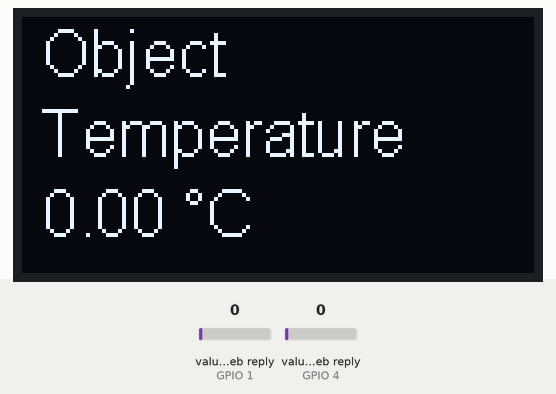
Simulated run of this sketch. Board: ESP32. On the bench: 128×64 one-colour display. The inputs (shaded band) are chosen by the test bench; at power-on: value in the web reply (sensors on GPIO 1, GPIO 4) 0. WiFi joins after 1.5 s; servers stay silent unless stated; web services answer with replies made up by the test bench; what the sketch prints to the serial monitor is not drawn.

Above: at 3.3 s.
3.4 s: value in the web reply (sensor on GPIO 1) set to 2
At 10.7 s:
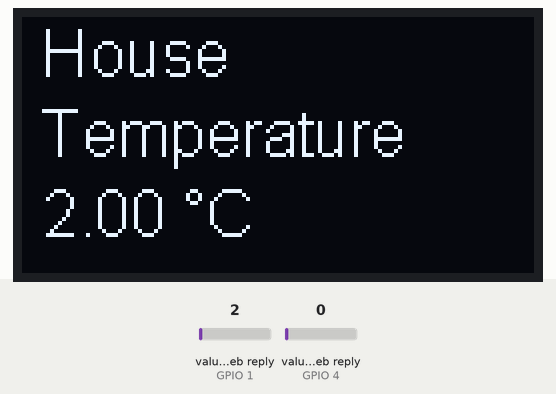
13.5 s: value in the web reply (sensor on GPIO 4) set to 2
At 17.3 s:
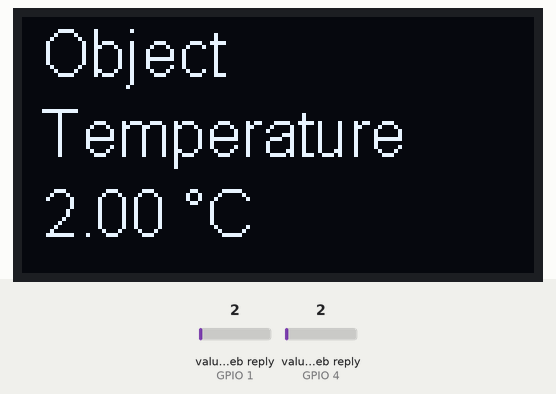
20.2 s: value in the web reply (sensor on GPIO 1) set to 25
At 24.3 s:
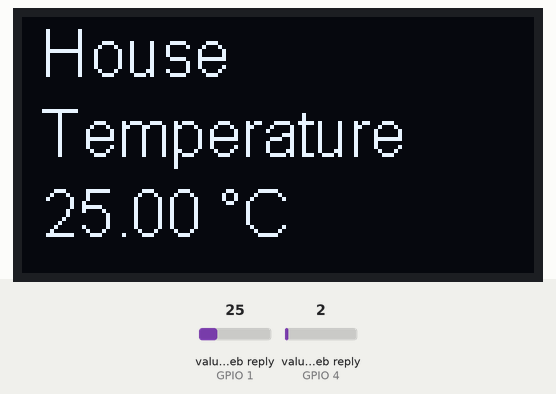
27.5 s: value in the web reply (sensor on GPIO 4) set to 25
At 32.2 s:
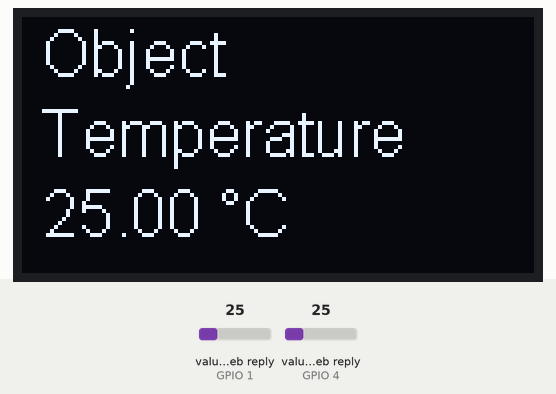
34.2 s: value in the web reply (sensor on GPIO 1) set to 50
At 38.0 s:
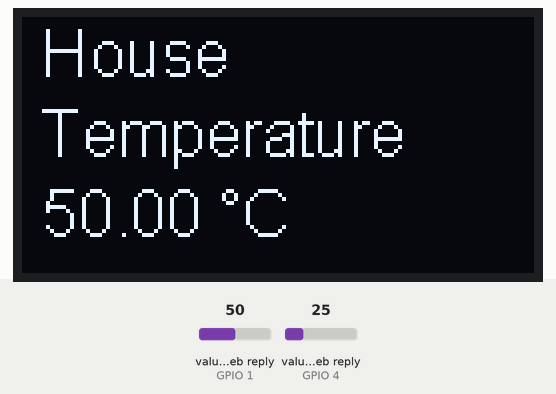
41.5 s: value in the web reply (sensor on GPIO 4) set to 50
At 45.9 s:
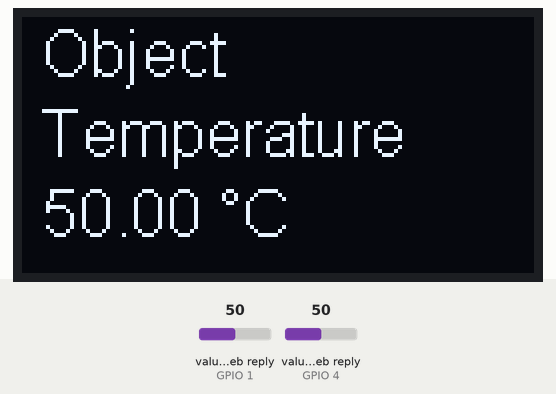
Timing chart, 0 to 47.4 s (numbered marks = the images above; inputs shaded):
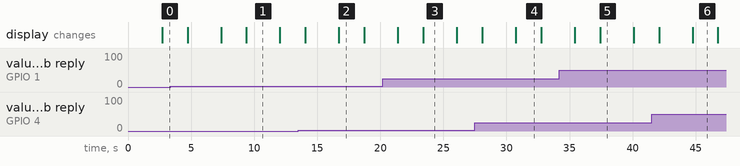

The sketch:

Read_MLX90_SummerHouse_From_ThingSpeak.ino
```cpp
/*Peter Rhoades©:
Saturday 19/12/22:
Read data from thingSpeak Channel inc TDS,Dallas,DHT22,BH1750,OLED Print®:
Folder TDS_Dallas_DHT22_BH1750_Read_ThingSpeak_OLED_Print:
Developed by: Rahul Shrivastava using ThingSpeak Library:
*/
#include "SH1106Wire.h" //OLED Display Driver:
#include <WiFi.h>
#include "ThingSpeak.h" //Always Include ThingSpeak Header File:
char ssid[] = "VM5774222"; //Network SSID:
char password[] = "b3rVddgtbvmp"; //Network Password:
WiFiClient  client;
unsigned long ReadChannelNumber = 1396346; //Read Channel Number:
const char * ReadAPIKey = "IOKJYS8558STU0YW"; //and API Key:
unsigned long ReadChannelNumberA = 1341661; //Read Channel Number:
const char * ReadAPIKeyA = "PJPXZGAIKRFQUC8R"; //and API Key:
int DL = 1000;
SH1106Wire display(0x3c, SDA, SCL); //OLED Display Driver:

void setup()
{
  Serial.begin(9600);
  Serial.println("In Setup");
  WiFi.mode(WIFI_STA);
  ThingSpeak.begin(client);  // Initialize ThingSpeak
      display.init(); //Initialize OLED Display Driver:
      display.flipScreenVertically(); //OLED Display Command:
      display.setFont(ArialMT_Plain_10); //OLED Display Command:
      display.setTextAlignment(TEXT_ALIGN_LEFT); //OLED Display Command:
      display.drawString(15, 10, "ThingSpeak Reciver");
      display.setFont(ArialMT_Plain_10);
      display.drawString(0, 30, "ESP32 With OLED Display");
      display.display();
  wificonnect();
 }

void wificonnect()
 {
 WiFi.begin(ssid, password);
  Serial.println(".....Conneting to Home WiFi.....");
   while(WiFi.status() != WL_CONNECTED){
  Serial.print("...");
 delay(500);
 }
 Serial.println();
  Serial.print(WiFi.SSID());
   Serial.print(".......");
    Serial.println(WiFi.localIP());
     Serial.println("");
    Serial.println("Read_MLX90_SummerHouse_From_ThingSpeak:");
  Serial.println('\n');
 delay(500);
 }

void loop()
{
 float tempC = ThingSpeak.readFloatField(ReadChannelNumber, 4, ReadAPIKey);
 float tempaC = ThingSpeak.readFloatField(ReadChannelNumberA, 1, ReadAPIKeyA);
 int statusCode = ThingSpeak.getLastReadStatus();
  Serial.print("Status Code "); Serial.print(statusCode); Serial.println(" ThingSpeak Read Completed\n");

Serial.print("Object Temperature: "); Serial.print(tempC); Serial.println ("°C ");
Serial.print("House Temperature: "); Serial.print(tempaC); Serial.println ("°C ");
Serial.println("");
   display.clear();
    display.setFont(ArialMT_Plain_16);
     display.drawString(5, 0, "Object");
      display.drawString(5, 20, "Temperature");
       display.drawString(5, 40, String(tempC) + " °C");
        display.display();
         delay(2000);
        display.clear();
       display.setFont(ArialMT_Plain_16);
      display.drawString(5, 0, "House");
     display.drawString(5, 20, "Temperature");
    display.drawString(5, 40, String(tempaC) + " °C");
   display.display();
  delay(2000);
 }
```

Measured:
- after the input at 3.4 s, the display: first differs from a run without the input after 6.0 s (image 1)
- after the input at 13.5 s, the display: first differs from a run without the input after 3.2 s (image 2)
- after the input at 20.2 s, the display: first differs from a run without the input after 3.2 s (image 3)
- after the input at 27.5 s, the display: first differs from a run without the input after 3.2 s (image 4)
- after the input at 34.2 s, the display: first differs from a run without the input after 3.2 s (image 5)
- after the input at 41.5 s, the display: first differs from a run without the input after 3.3 s (image 6)
- what the display in image 1 shows lasts 2.6 s, from 9.4 s to 12.0 s
